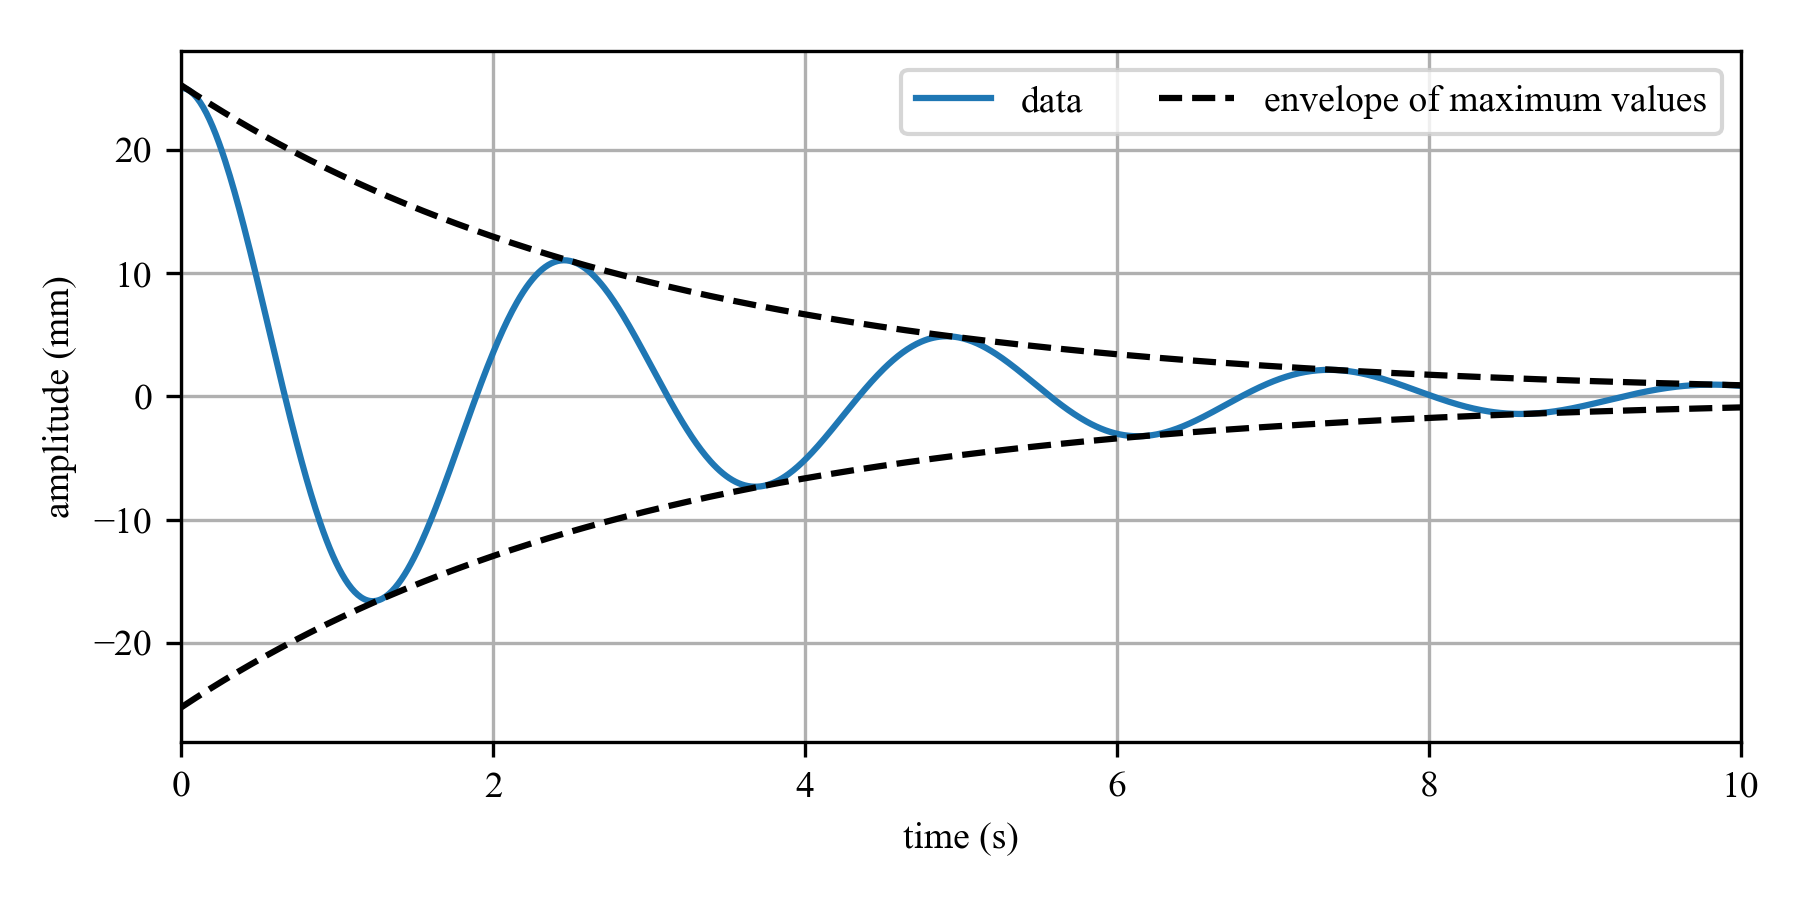

This figure's Python source:
# -*- coding: utf-8 -*-
"""
Spyder Editor

This is a temporary script file.
"""

# import modules
import IPython as IP
IP.get_ipython().magic('reset -sf')

import warnings     # added to ignore the plotting warings about font types in math mode
warnings.simplefilter("ignore", UserWarning)

import matplotlib as mpl
from matplotlib.patches import Rectangle
import matplotlib.pyplot as plt
from mpl_toolkits.mplot3d import Axes3D
from mpl_toolkits.mplot3d import axes3d
import os as os
import numpy as np
import scipy as sp
import copy as copy
from matplotlib import cm
import time
#import pykrige as pykrige
import scipy.io as sio
tt1 = time.time()

plt.close('all')



#%% Problem 3


tt = np.linspace(0,10,1000)

k= 20         # N/m
m = 3         # kg
c = 2       # kg/s
omega_n = np.sqrt(k/m) # rad/sec
c_critical = 2*m*omega_n
xi = c/c_critical
omega_d = omega_n*np.sqrt(1-xi**2)

x_0=25/1000   # mm
v_0=-0/1000   # mm/s 

# calculate the underdamped response. 
A = np.sqrt((v_0+xi*omega_n*x_0)**2+(x_0*omega_d)**2)/omega_d
theta = np.arctan((omega_d*x_0)/(v_0+xi*omega_n*x_0))
xx_underdamped = A*np.exp(-xi*omega_n*tt)*np.sin(omega_d*tt+theta)

xx_peak = A*np.exp(-xi*omega_n*tt)

#xx_underdamped = xx_underdamped + 0.001*np.random.randn(len(xx_underdamped))


plt.figure(figsize=(6,3))
plt.plot(tt,xx_underdamped*1000,label='data')
plt.plot(tt,xx_peak*1000,'k--',label='envelope of maximum values')
plt.plot(tt,-xx_peak*1000,'k--')


plt.grid('on')
plt.ylabel('amplitude (mm)')
plt.xlabel('time (s)')
plt.xlim(0,10)
plt.ylim(-28,28)
plt.tight_layout()
plt.legend(loc=1,ncol=3)
plt.savefig('Logarithmic_decrement',dpi=300)













































































